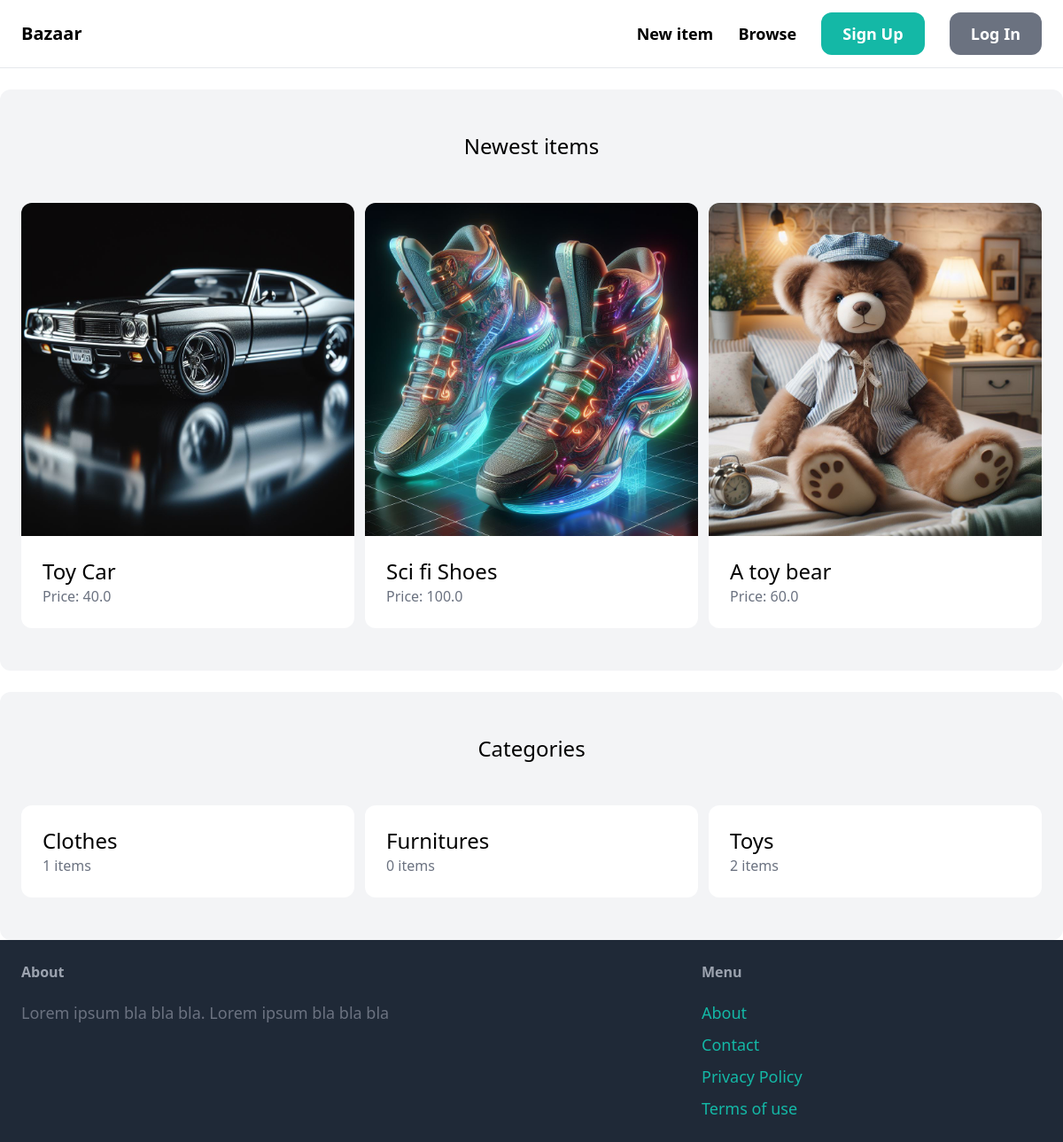
The page / on the database its author committed.
### item/models.py (models this page shows, shortened)
class Item(models.Model):
    category = models.ForeignKey(Category, related_name='items', on_delete=models.CASCADE)
    name = models.CharField(max_length=255)
    description = models.TextField(blank=True, null=True)
    price = models.FloatField()
    image = models.ImageField(upload_to='item_images', blank=True, null=True)
    is_sold = models.BooleanField(default=False)
    created_by = models.ForeignKey(User, related_name='items', on_delete=models.CASCADE)
    created_at = models.DateTimeField(auto_now_add=True)

class Category(models.Model):
    name = models.CharField(max_length=255)
    class Meta:
        ordering = ('name',)
        verbose_name_plural = 'Categories'

### core/views.py (the view)
# urls.py: path('', views.index, name='index'),
def index(request):
    items = Item.objects.filter(is_sold=False)[0:6]
    categories = Category.objects.all()
    return render(request, 'core/index.html', {
        'categories':categories,
        'items': items,
    })

### core/templates/core/index.html (shortened to what this page needs)
{% extends 'core/base.html' %}
{% block content %}
<div class="mt-6 px-6 py-12 bg-gray-100 rounded-xl">
    <h2 class="mb-12 text-2xl text-center">Newest items</h2>
    <div class="grid grid-cols-3 gap-3">
        {% for item in items %}
        <div>
            <a href="{% url 'item:detail' item.id %}">
                {% if item.image %}
                <img src="{{ item.image.url }}" class="rounded-t-xl">
                {% endif %}
                <div class="p-6 bg-white rounded-b-xl">
                    <h2 class="text-2xl"> {{ item.name }} </h2>
                    <p class="text-gray-500">Price: {{ item.price }} </p>
                </div>
            </a>
        </div>
        {% endfor %}
    </div>
</div>
<div class="mt-6 px-6 py-12 bg-gray-100 rounded-xl">
    <h2 class="mb-12 text-2xl text-center">Categories</h2>
    <div class="grid grid-cols-3 gap-3">
        {% for category in categories %}
        <div>
            <a href="#">
                <div class="p-6 bg-white rounded-xl">
                    <h2 class="text-2xl"> {{ category.name }} </h2>
                    <p class="text-gray-500">{{ category.items.count }} items</p>
                </div>
            </a>
        </div>
        {% endfor %}
    </div>
</div>
{% endblock %}

### core/templates/core/base.html (shortened to what this page needs)
<!DOCTYPE html>
<html lang="en">
<head>
  <script src="https://cdn.tailwindcss.com"></script>
  <link rel="stylesheet" href="https://cdn.lineicons.com/3.0/lineicons.css">
</head>
<body class="font-sans antialiased">
  <nav class="py-6 px-6 flex justify-between items-center border-b border-gray-200">
    <a href="/" class="text-xl font-semibold">Bazaar</a>
    <div class="space-x-6">
        <a href="{% url 'item:new' %}" class="text-lg font-semibold hover:text-gray-500">New item</a>
        <a href="#" class="text-lg font-semibold hover:text-gray-500">Browse</a>
        {% if request.user.is_authenticated %}
            <a href="#" class="px-6 py-3 text-lg font-semibold bg-teal-500 text-white rounded-xl hover:bg-teal-700">Inbox</a>
            <a href="#" class="px-6 py-3 text-lg font-semibold bg-gray-500 text-white rounded-xl hover:bg-gray-700">Dashboard</a>
            <a href="{% url 'core:logout' %}" class="px-6 py-3 text-lg font-semibold bg-gray-500 text-white rounded-xl hover:bg-gray-700">Logout</a>
        {% else %}
            <a href="{% url 'core:signup' %}" class="px-6 py-3 text-lg font-semibold bg-teal-500 text-white rounded-xl hover:bg-teal-700">Sign Up</a>
            <a href="{% url 'core:login' %}" class="px-6 py-3 text-lg font-semibold bg-gray-500 text-white rounded-xl hover:bg-gray-700">Log In</a>
        {% endif %}
    </div>
  </nav>
  {% block content %}
  {% endblock %}
  <footer class="py-6 px-6 flex justify-between bg-gray-800">
    <div class="w-2/3 pr-10">
        <h3 class="mb-5 font-semibold text-gray-400">About</h3>
        <p class="text-lg text-gray-500">Lorem ipsum bla bla bla. Lorem ipsum bla bla bla </p>
    </div>
    <div class="w-1/3">
        <h3 class="mb-5 font-semibold text-gray-400">Menu</h3>
        <ul class="space-y-2">
            <li><a href="#" class="text-lg text-teal-500 hover:text-teal-700">About</a></li>
            <li><a href="{% url 'core:contact' %}" class="text-lg text-teal-500 hover:text-teal-700">Contact</a></li>
            <li><a href="#" class="text-lg text-teal-500 hover:text-teal-700">Privacy Policy</a></li>
            <li><a href="#" class="text-lg text-teal-500 hover:text-teal-700">Terms of use</a></li>
        </ul>
    </div>
  </footer>
</body>
</html>

### rows shown on the page
Item: image (picture), name "Toy Car", price "40.0"
Item: image (picture), name "Sci fi Shoes", price "100.0"
Item: image (picture), name "A toy bear", price "60.0"
Category: name "Clothes", items.count "1"
Category: name "Furnitures", items.count "0"
Category: name "Toys", items.count "2"
